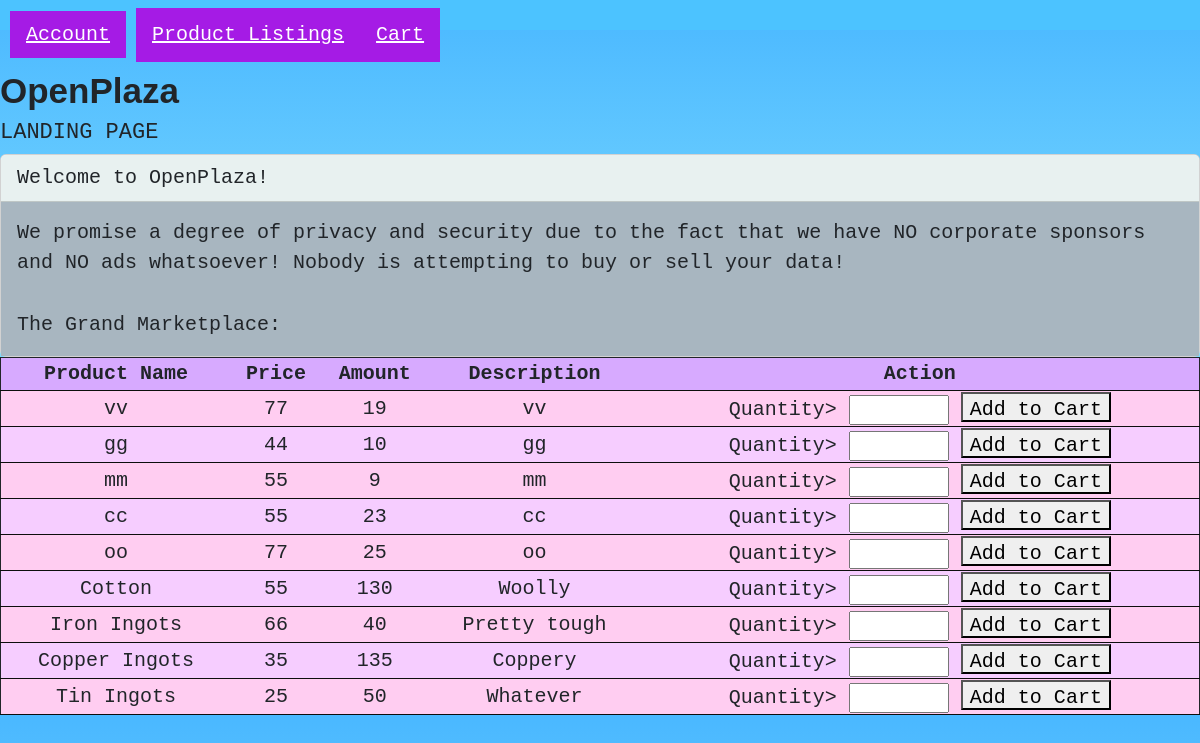
The page / on the database its author committed.
### tables this page shows
CREATE TABLE `products` (
  `ProductName` text NOT NULL,
  `ProductID` int(11) NOT NULL,
  `UserID` int(11) NOT NULL,
  `Amount` int(11) NOT NULL,
  `Description` text NOT NULL,
  `Price` int(11) NOT NULL
);

### index.php (the view, shortened to what this page needs)
<!DOCTYPE html>
<html>
    <head>
        <link href = "https://cdn.jsdelivr.net/npm/bootstrap@5.2.1/dist/css/bootstrap.min.css" rel = "stylesheet">
        <link href = "style2.css" rel = "stylesheet">
    </head>
    <body>
        <div class = "navbar">
            <div class="dropdown" tabindex="1">
                <a class="dropbtn">Account</a>
            </div>
            <a href = "product_listings.php" class="dropbtn">Product Listings</a>
            <a href = "cart.php" class="dropbtn">Cart</a>
        </div>
        <h1>OpenPlaza</h1>
        <h3>LANDING PAGE</h3>
        <div class = "card">
            <div class = "card-header">
                Welcome to OpenPlaza!
            </div>
            <div class = "card-body">
                We promise a degree of privacy and security due to the fact that we have NO corporate sponsors <br>
                and NO ads whatsoever!  Nobody is attempting to buy or sell your data!
            </div>
            <div class = "card-body">
                The Grand Marketplace:
            </div>
        </div>
        <?php
        $conn = mysqli_connect("localhost","root","","openplaza");
        $result = mysqli_query($conn,"SELECT * FROM products LIMIT 50");
        $data = $result->fetch_all(MYSQLI_ASSOC);
        ?>
        <table border="1">
        <tr>
            <th>Product Name</th>
            <th>Price</th>
            <th>Amount</th>
            <th>Description</th>
            <th>Action</th>
        </tr>
        <?php foreach($data as $row): ?>
        <tr>
            <td><?= htmlspecialchars($row['ProductName']) ?></td>
            <td><?= htmlspecialchars($row['Price']) ?></td>
            <td><?= htmlspecialchars($row['Amount']) ?></td>
            <td><?= htmlspecialchars($row['Description']) ?></td>
            <td><form action="add_cart.php" method="post">
                <label for="Quantity">Quantity></label>
                <input style="height:30px; width:100px" id="Quantity" name="Quantity"></input>
                <button style="height:30px; width:150px" input type="submit" name="ProductID" value="<?= $row['ProductID'] ?>">Add to Cart</button></form></td>
            </tr>
        <?php endforeach ?>
        </table>
    </body>
</html>

### style2.css (style rules this page uses)
body { background-image: linear-gradient(#4AB8FF,#B4FFFD); font-size: 20px; font-family:'Courier New', Courier, monospace; }
.card-header { background: #e8f1f0; font-size: 20px; font-family: 'Courier New', Courier, monospace; }
.card-body { background: #a8b6c0; font-size: 20px; font-family:'Courier New', Courier, monospace; }
.navbar { background-color: #4cc3ff; font-family: monospace; display: flex; justify-content: flex-start; align-items: center; height: 30px; }
.dropdown { display: inline-block; position: relative; outline: none; margin: 10px; }
.dropbtn { padding: 12px 16px; color: white; background-color: #a51be5; cursor: pointer; transition: 0.35s ease-out; }
h1 { font-size: 35px; font-weight: bold; font-family:'Trebuchet MS', 'Lucida Sans Unicode', 'Lucida Grande', 'Lucida Sans', Arial, sans-serif; padding-top: 40px; }
h3 { font-size: 22px; }
table { width: 100%; border-collapse: collapse; border: 1px solid; }
th { text-align: center; background-color: #D7AAFF; }
tr { background-color: #F6CDFF; border-bottom: 1px solid #0d0d0d; }
tr:nth-child(even) { background-color: #FFCDF1; }
td { text-align: center; border-bottom: 1px solid #0d0d0d; }

### rows shown on the page
products: ProductName "vv", Price "77", Amount "19", Description "vv", $row['ProductID'] 8 (drawn)
products: ProductName "gg", Price "44", Amount "10", Description "gg", $row['ProductID'] 9 (drawn)
products: ProductName "mm", Price "55", Amount "9", Description "mm", $row['ProductID'] 16 (drawn)
products: ProductName "cc", Price "55", Amount "23", Description "cc", $row['ProductID'] 17 (drawn)
products: ProductName "oo", Price "77", Amount "25", Description "oo", $row['ProductID'] 18 (drawn)
products: ProductName "Cotton", Price "55", Amount "130", Description "Woolly", $row['ProductID'] 19 (drawn)
products: ProductName "Iron Ingots", Price "66", Amount "40", Description "Pretty tough", $row['ProductID'] 20 (drawn)
products: ProductName "Copper Ingots", Price "35", Amount "135", Description "Coppery", $row['ProductID'] 21 (drawn)
products: ProductName "Tin Ingots", Price "25", Amount "50", Description "Whatever", $row['ProductID'] 22 (drawn)
